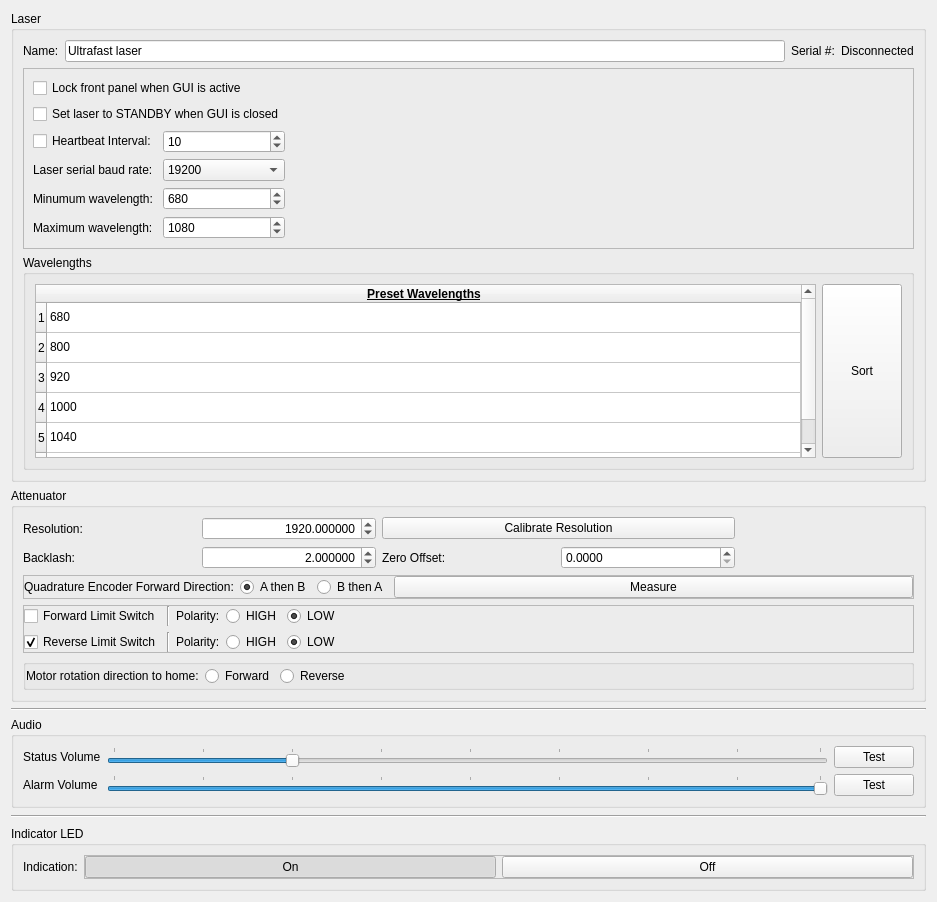
          <widget class="QWidget" name="configure_scroll_area_contents">
           <property name="geometry">
            <rect>
             <x>0</x>
             <y>0</y>
             <width>937</width>
             <height>902</height>
            </rect>
           </property>
           <layout class="QGridLayout" name="gridLayout_16">
            <item row="2" column="1" colspan="4">
             <widget class="Line" name="configure_line1">
              <property name="orientation">
               <enum>Qt::Horizontal</enum>
              </property>
             </widget>
            </item>
            <item row="3" column="1" colspan="4">
             <widget class="QGroupBox" name="configure_audio_box">
              <property name="toolTip">
               <string>Configure audio settings</string>
              </property>
              <property name="title">
               <string>Audio</string>
              </property>
              <layout class="QGridLayout" name="gridLayout_11">
               <item row="1" column="1">
                <widget class="QSlider" name="configure_audio_alarm_slider">
                 <property name="toolTip">
                  <string>Set the tone volume for critical faults such as an over-temperature fault.</string>
                 </property>
                 <property name="maximum">
                  <number>127</number>
                 </property>
                 <property name="pageStep">
                  <number>16</number>
                 </property>
                 <property name="value">
                  <number>127</number>
                 </property>
                 <property name="orientation">
                  <enum>Qt::Horizontal</enum>
                 </property>
                 <property name="tickPosition">
                  <enum>QSlider::TicksAbove</enum>
                 </property>
                 <property name="tickInterval">
                  <number>16</number>
                 </property>
                </widget>
               </item>
               <item row="1" column="0">
                <widget class="QLabel" name="configure_audio_alarm_label">
                 <property name="toolTip">
                  <string>Set the tone volume for critical faults such as an over-temperature fault.</string>
                 </property>
                 <property name="text">
                  <string>Alarm Volume</string>
                 </property>
                </widget>
               </item>
               <item row="0" column="0">
                <widget class="QLabel" name="configure_audio_status_label">
                 <property name="toolTip">
                  <string>Set the tone volume for notifications such as verifying successful boot and successful upload.</string>
                 </property>
                 <property name="text">
                  <string>Status Volume</string>
                 </property>
                </widget>
               </item>
               <item row="0" column="1">
                <widget class="QSlider" name="configure_audio_status_slider">
                 <property name="toolTip">
                  <string>Set the tone volume for notifications such as verifying successful boot and successful upload.</string>
                 </property>
                 <property name="maximum">
                  <number>127</number>
                 </property>
                 <property name="pageStep">
                  <number>16</number>
                 </property>
                 <property name="value">
                  <number>32</number>
                 </property>
                 <property name="sliderPosition">
                  <number>32</number>
                 </property>
                 <property name="orientation">
                  <enum>Qt::Horizontal</enum>
                 </property>
                 <property name="tickPosition">
                  <enum>QSlider::TicksAbove</enum>
                 </property>
                 <property name="tickInterval">
                  <number>16</number>
                 </property>
                </widget>
               </item>
               <item row="0" column="2">
                <widget class="QPushButton" name="configure_audio_status_button">
                 <property name="toolTip">
                  <string>Test status tone volume.</string>
                 </property>
                 <property name="text">
                  <string>Test</string>
                 </property>
                </widget>
               </item>
               <item row="1" column="2">
                <widget class="QPushButton" name="configure_audio_alarm_button">
                 <property name="toolTip">
                  <string>Test alarm tone volume.</string>
                 </property>
                 <property name="text">
                  <string>Test</string>
                 </property>
                </widget>
               </item>
              </layout>
             </widget>
            </item>
            <item row="6" column="1" rowspan="2" colspan="4">
             <widget class="QGroupBox" name="configure_pushbutton_box">
              <property name="toolTip">
               <string>Congifure the built-in LEDs on the four pushbuttons.</string>
              </property>
              <property name="title">
               <string>Indicator LED</string>
              </property>
              <layout class="QGridLayout" name="gridLayout_18" columnstretch="0,10,10">
               <item row="0" column="1" colspan="2">
                <widget class="QFrame" name="configure_pushbutton_intensity_frame">
                 <property name="frameShape">
                  <enum>QFrame::StyledPanel</enum>
                 </property>
                 <property name="frameShadow">
                  <enum>QFrame::Raised</enum>
                 </property>
                 <layout class="QGridLayout" name="gridLayout_53">
                  <property name="leftMargin">
                   <number>0</number>
                  </property>
                  <property name="topMargin">
                   <number>0</number>
                  </property>
                  <property name="rightMargin">
                   <number>0</number>
                  </property>
                  <property name="bottomMargin">
                   <number>0</number>
                  </property>
                  <item row="0" column="0">
                   <widget class="QPushButton" name="configure_pushbutton_intensity_on_button">
                    <property name="text">
                     <string>On</string>
                    </property>
                    <property name="checkable">
                     <bool>true</bool>
                    </property>
                    <property name="checked">
                     <bool>true</bool>
                    </property>
                    <property name="autoExclusive">
                     <bool>false</bool>
                    </property>
                    <attribute name="buttonGroup">
                     <string notr="true">configure_indication_group</string>
                    </attribute>
                   </widget>
                  </item>
                  <item row="0" column="1">
                   <widget class="QPushButton" name="configure_pushbutton_intensity_off_button">
                    <property name="text">
                     <string>Off</string>
                    </property>
                    <property name="checkable">
                     <bool>true</bool>
                    </property>
                    <property name="autoExclusive">
                     <bool>false</bool>
                    </property>
                    <attribute name="buttonGroup">
                     <string notr="true">configure_indication_group</string>
                    </attribute>
                   </widget>
                  </item>
                 </layout>
                </widget>
               </item>
               <item row="0" column="0">
                <widget class="QLabel" name="configure_pushbutton_intensity_label">
                 <property name="toolTip">
                  <string>Set the intensity of the pushbuttons</string>
                 </property>
                 <property name="text">
                  <string>Indication:</string>
                 </property>
                </widget>
               </item>
              </layout>
             </widget>
            </item>
            <item row="4" column="1" rowspan="2" colspan="4">
             <widget class="Line" name="configure_line2">
              <property name="orientation">
               <enum>Qt::Horizontal</enum>
              </property>
             </widget>
            </item>
            <item row="1" column="1" colspan="4">
             <widget class="QGroupBox" name="configure_attenuator_box">
              <property name="toolTip">
               <string>Set the current limit for each LED channel.</string>
              </property>
              <property name="title">
               <string>Attenuator</string>
              </property>
              <layout class="QGridLayout" name="gridLayout_17" columnstretch="0,0,0,0,0">
               <item row="1" column="2">
                <widget class="QLabel" name="configure_attenuator_zero_label">
                 <property name="text">
                  <string>Zero Offset:</string>
                 </property>
                </widget>
               </item>
               <item row="1" column="0">
                <widget class="QLabel" name="configure_attenuator_backlash_label">
                 <property name="text">
                  <string>Backlash:</string>
                 </property>
                </widget>
               </item>
               <item row="0" column="1">
                <widget class="QDoubleSpinBox" name="configure_attenuator_resolution_spinbox">
                 <property name="toolTip">
                  <string>Set the current limit (in amps) for LED channel #1</string>
                 </property>
                 <property name="alignment">
                  <set>Qt::AlignRight|Qt::AlignTrailing|Qt::AlignVCenter</set>
                 </property>
                 <property name="specialValueText">
                  <string/>
                 </property>
                 <property name="decimals">
                  <number>6</number>
                 </property>
                 <property name="minimum">
                  <double>0.000001000000000</double>
                 </property>
                 <property name="maximum">
                  <double>9999999.000000000000000</double>
                 </property>
                 <property name="singleStep">
                  <double>1.000000000000000</double>
                 </property>
                 <property name="value">
                  <double>1920.000000000000000</double>
                 </property>
                </widget>
               </item>
               <item row="0" column="2" colspan="2">
                <widget class="QPushButton" name="configure_attenuator_resolution_button">
                 <property name="text">
                  <string>Calibrate Resolution</string>
                 </property>
                </widget>
               </item>
               <item row="4" column="0" colspan="5">
                <widget class="QFrame" name="frame_4">
                 <property name="frameShape">
                  <enum>QFrame::StyledPanel</enum>
                 </property>
                 <property name="frameShadow">
                  <enum>QFrame::Raised</enum>
                 </property>
                 <layout class="QGridLayout" name="gridLayout_12" columnstretch="0,0,0,10">
                  <property name="leftMargin">
                   <number>0</number>
                  </property>
                  <property name="topMargin">
                   <number>0</number>
                  </property>
                  <property name="rightMargin">
                   <number>0</number>
                  </property>
                  <property name="bottomMargin">
                   <number>0</number>
                  </property>
                  <item row="0" column="1">
                   <widget class="QRadioButton" name="configure_attenuator_quadrature_radio1">
                    <property name="enabled">
                     <bool>true</bool>
                    </property>
                    <property name="text">
                     <string>A then B</string>
                    </property>
                    <property name="checkable">
                     <bool>true</bool>
                    </property>
                    <property name="checked">
                     <bool>true</bool>
                    </property>
                   </widget>
                  </item>
                  <item row="0" column="2">
                   <widget class="QRadioButton" name="configure_attenuator_quadrature_radio2">
                    <property name="enabled">
                     <bool>true</bool>
                    </property>
                    <property name="text">
                     <string>B then A</string>
                    </property>
                    <property name="checkable">
                     <bool>true</bool>
                    </property>
                   </widget>
                  </item>
                  <item row="0" column="3">
                   <widget class="QPushButton" name="pushButton_3">
                    <property name="text">
                     <string>Measure</string>
                    </property>
                   </widget>
                  </item>
                  <item row="0" column="0">
                   <widget class="QLabel" name="configure_attenuator_quadrature_label">
                    <property name="text">
                     <string>Quadrature Encoder Forward Direction:</string>
                    </property>
                   </widget>
                  </item>
                 </layout>
                </widget>
               </item>
               <item row="0" column="0">
                <widget class="QLabel" name="configure_attenuator_resolution_label">
                 <property name="text">
                  <string>Resolution:</string>
                 </property>
                </widget>
               </item>
               <item row="1" column="1">
                <widget class="QDoubleSpinBox" name="configure_attenuator_backlash_spinbox">
                 <property name="toolTip">
                  <string>Set the current limit (in amps) for LED channel #2</string>
                 </property>
                 <property name="alignment">
                  <set>Qt::AlignRight|Qt::AlignTrailing|Qt::AlignVCenter</set>
                 </property>
                 <property name="specialValueText">
                  <string/>
                 </property>
                 <property name="decimals">
                  <number>6</number>
                 </property>
                 <property name="minimum">
                  <double>0.010000000000000</double>
                 </property>
                 <property name="maximum">
                  <double>360.000000000000000</double>
                 </property>
                 <property name="value">
                  <double>2.000000000000000</double>
                 </property>
                </widget>
               </item>
               <item row="1" column="3">
                <widget class="QDoubleSpinBox" name="configure_attenuator_zero_spinbox">
                 <property name="decimals">
                  <number>4</number>
                 </property>
                </widget>
               </item>
               <item row="5" column="0" colspan="5">
                <widget class="QFrame" name="frame_2">
                 <property name="frameShape">
                  <enum>QFrame::StyledPanel</enum>
                 </property>
                 <property name="frameShadow">
                  <enum>QFrame::Raised</enum>
                 </property>
                 <layout class="QGridLayout" name="gridLayout_9" columnstretch="0,0,0,0,10">
                  <property name="leftMargin">
                   <number>0</number>
                  </property>
                  <property name="topMargin">
                   <number>0</number>
                  </property>
                  <property name="rightMargin">
                   <number>0</number>
                  </property>
                  <property name="bottomMargin">
                   <number>0</number>
                  </property>
                  <item row="0" column="4">
                   <widget class="QRadioButton" name="configure_attenuator_forward_limit_low_radiobutton">
                    <property name="text">
                     <string>LOW</string>
                    </property>
                    <property name="checked">
                     <bool>true</bool>
                    </property>
                    <attribute name="buttonGroup">
                     <string notr="true">configure_attenuator_forward_limit_group</string>
                    </attribute>
                   </widget>
                  </item>
                  <item row="1" column="0">
                   <widget class="QCheckBox" name="configure_attenuator_reverse_limit_checkbox">
                    <property name="text">
                     <string>Reverse Limit Switch</string>
                    </property>
                    <property name="checked">
                     <bool>true</bool>
                    </property>
                   </widget>
                  </item>
                  <item row="0" column="1">
                   <widget class="Line" name="configure_attenuator_line1">
                    <property name="orientation">
                     <enum>Qt::Vertical</enum>
                    </property>
                   </widget>
                  </item>
                  <item row="1" column="3">
                   <widget class="QRadioButton" name="configure_attenuator_reverse_limit_low_radiobutton_2">
                    <property name="text">
                     <string>HIGH</string>
                    </property>
                    <property name="checked">
                     <bool>false</bool>
                    </property>
                    <attribute name="buttonGroup">
                     <string notr="true">configure_attenuator_reverse_limit_group</string>
                    </attribute>
                   </widget>
                  </item>
                  <item row="1" column="2">
                   <widget class="QLabel" name="label_13">
                    <property name="text">
                     <string>Polarity:</string>
                    </property>
                   </widget>
                  </item>
                  <item row="1" column="1">
                   <widget class="Line" name="configure_attenuator_line2">
                    <property name="orientation">
                     <enum>Qt::Vertical</enum>
                    </property>
                   </widget>
                  </item>
                  <item row="0" column="0">
                   <widget class="QCheckBox" name="configure_attenuator_forward_limit_checkbox">
                    <property name="text">
                     <string>Forward Limit Switch</string>
                    </property>
                   </widget>
                  </item>
                  <item row="0" column="2">
                   <widget class="QLabel" name="configure_attenuator_forward_limit_label">
                    <property name="text">
                     <string>Polarity:</string>
                    </property>
                   </widget>
                  </item>
                  <item row="1" column="4">
                   <widget class="QRadioButton" name="configure_attenuator_reverse_limit_low_radiobutton">
                    <property name="text">
                     <string>LOW</string>
                    </property>
                    <property name="checked">
                     <bool>true</bool>
                    </property>
                    <attribute name="buttonGroup">
                     <string notr="true">configure_attenuator_reverse_limit_group</string>
                    </attribute>
                   </widget>
                  </item>
                  <item row="0" column="3">
                   <widget class="QRadioButton" name="configure_attenuator_forward_limit_high_radiobutton">
                    <property name="text">
                     <string>HIGH</string>
                    </property>
                    <property name="checked">
                     <bool>false</bool>
                    </property>
                    <attribute name="buttonGroup">
                     <string notr="true">configure_attenuator_forward_limit_group</string>
                    </attribute>
                   </widget>
                  </item>
                 </layout>
                </widget>
               </item>
               <item row="6" column="0" colspan="5">
                <widget class="QGroupBox" name="groupBox">
                 <property name="title">
                  <string/>
                 </property>
                 <layout class="QGridLayout" name="gridLayout_19" columnstretch="0,0,10">
                  <property name="leftMargin">
                   <number>0</number>
                  </property>
                  <property name="topMargin">
                   <number>0</number>
                  </property>
                  <property name="rightMargin">
                   <number>0</number>
                  </property>
                  <property name="bottomMargin">
                   <number>0</number>
                  </property>
                  <item row="0" column="1">
                   <widget class="QRadioButton" name="radioButton">
                    <property name="text">
                     <string>Forward</string>
                    </property>
                    <property name="checked">
                     <bool>false</bool>
                    </property>
                   </widget>
                  </item>
                  <item row="0" column="0">
                   <widget class="QLabel" name="label_3">
                    <property name="text">
                     <string>Motor rotation direction to home:</string>
                    </property>
                   </widget>
                  </item>
                  <item row="0" column="2">
                   <widget class="QRadioButton" name="radioButton_2">
                    <property name="text">
                     <string>Reverse</string>
                    </property>
                   </widget>
                  </item>
                 </layout>
                </widget>
               </item>
              </layout>
             </widget>
            </item>
            <item row="0" column="1" colspan="4">
             <widget class="QGroupBox" name="configure_laser_box">
              <property name="toolTip">
               <string>Set a unique name for the LED driver and each connected LED</string>
              </property>
              <property name="title">
               <string>Laser</string>
              </property>
              <layout class="QGridLayout" name="gridLayout_20" columnstretch="0,0,0,0">
               <item row="0" column="2">
                <widget class="QLabel" name="configure_name_driver_serial_label1">
                 <property name="toolTip">
                  <string>Serial number for selected LED driver.  This can be editted in the driver code - see manual for details.</string>
                 </property>
                 <property name="lineWidth">
                  <number>10</number>
                 </property>
                 <property name="text">
                  <string>Serial #:</string>
                 </property>
                </widget>
               </item>
               <item row="0" column="3">
                <widget class="QLabel" name="configure_name_driver_serial_label2">
                 <property name="text">
                  <string>Disconnected</string>
                 </property>
                </widget>
               </item>
               <item row="0" column="0">
                <widget class="QLabel" name="configure_name_driver_label">
                 <property name="toolTip">
                  <string>Enter a unique name for the LED driver (optional)</string>
                 </property>
                 <property name="text">
                  <string>Name:</string>
                 </property>
                </widget>
               </item>
               <item row="0" column="1">
                <widget class="QLineEdit" name="configure_name_driver_line_edit">
                 <property name="toolTip">
                  <string>Enter a unique name for the LED driver (optional)</string>
                 </property>
                 <property name="text">
                  <string>Ultrafast laser</string>
                 </property>
                 <property name="maxLength">
                  <number>15</number>
                 </property>
                </widget>
               </item>
               <item row="1" column="0" colspan="4">
                <widget class="QFrame" name="configure_laser_frame">
                 <property name="frameShape">
                  <enum>QFrame::StyledPanel</enum>
                 </property>
                 <property name="frameShadow">
                  <enum>QFrame::Raised</enum>
                 </property>
                 <layout class="QGridLayout" name="gridLayout_8" columnstretch="0,0,10">
                  <item row="5" column="0">
                   <widget class="QLabel" name="label">
                    <property name="text">
                     <string>Minumum wavelength:</string>
                    </property>
                   </widget>
                  </item>
                  <item row="4" column="1">
                   <widget class="QComboBox" name="configure_laser_baud_comboBox">
                    <property name="currentIndex">
                     <number>4</number>
                    </property>
                    <property name="maxCount">
                     <number>100</number>
                    </property>
                    <item>
                     <property name="text">
                      <string>1200</string>
                     </property>
                    </item>
                    <item>
                     <property name="text">
                      <string>2400</string>
                     </property>
                    </item>
                    <item>
                     <property name="text">
                      <string>4800</string>
                     </property>
                    </item>
                    <item>
                     <property name="text">
                      <string>9600</string>
                     </property>
                    </item>
                    <item>
                     <property name="text">
                      <string>19200</string>
                     </property>
                    </item>
                    <item>
                     <property name="text">
                      <string>38400</string>
                     </property>
                    </item>
                    <item>
                     <property name="text">
                      <string>57600</string>
                     </property>
                    </item>
                    <item>
                     <property name="text">
                      <string>115200</string>
                     </property>
                    </item>
                   </widget>
                  </item>
                  <item row="5" column="1">
                   <widget class="QSpinBox" name="spinBox">
                    <property name="minimum">
                     <number>1</number>
                    </property>
                    <property name="maximum">
                     <number>9999</number>
                    </property>
                    <property name="value">
                     <number>680</number>
                    </property>
                   </widget>
                  </item>
                  <item row="3" column="0">
                   <widget class="QCheckBox" name="configure_laser_heartbeat_checkbox">
                    <property name="text">
                     <string>Heartbeat Interval:</string>
                    </property>
                   </widget>
                  </item>
                  <item row="3" column="1">
                   <widget class="QSpinBox" name="configure_laser_heartbeat_spinbox">
                    <property name="minimum">
                     <number>1</number>
                    </property>
                    <property name="maximum">
                     <number>100</number>
                    </property>
                    <property name="value">
                     <number>10</number>
                    </property>
                   </widget>
                  </item>
                  <item row="6" column="0">
                   <widget class="QLabel" name="label_2">
                    <property name="text">
                     <string>Maximum wavelength:</string>
                    </property>
                   </widget>
                  </item>
                  <item row="2" column="0" colspan="2">
                   <widget class="QCheckBox" name="configure_laser_standby_checkbox">
                    <property name="text">
                     <string>Set laser to STANDBY when GUI is closed</string>
                    </property>
                   </widget>
                  </item>
                  <item row="6" column="1">
                   <widget class="QSpinBox" name="spinBox_2">
                    <property name="minimum">
                     <number>1</number>
                    </property>
                    <property name="maximum">
                     <number>9999</number>
                    </property>
                    <property name="value">
                     <number>1080</number>
                    </property>
                   </widget>
                  </item>
                  <item row="4" column="0">
                   <widget class="QLabel" name="configure_laser_baud_label">
                    <property name="text">
                     <string>Laser serial baud rate:</string>
                    </property>
                   </widget>
                  </item>
                  <item row="0" column="0" colspan="2">
                   <widget class="QCheckBox" name="configure_laser_lock_checkbox">
                    <property name="text">
                     <string>Lock front panel when GUI is active</string>
                    </property>
                   </widget>
                  </item>
                 </layout>
                </widget>
               </item>
               <item row="2" column="0" colspan="4">
                <widget class="QGroupBox" name="configure_laser_default_box">
                 <property name="title">
                  <string>Wavelengths</string>
                 </property>
                 <layout class="QGridLayout" name="gridLayout_15" columnstretch="10,0">
                  <property name="leftMargin">
                   <number>9</number>
                  </property>
                  <property name="topMargin">
                   <number>9</number>
                  </property>
                  <property name="rightMargin">
                   <number>9</number>
                  </property>
                  <property name="bottomMargin">
                   <number>9</number>
                  </property>
                  <item row="0" column="0">
                   <widget class="QTableWidget" name="tableWidget">
                    <property name="sortingEnabled">
                     <bool>false</bool>
                    </property>
                    <property name="wordWrap">
                     <bool>false</bool>
                    </property>
                    <property name="rowCount">
                     <number>6</number>
                    </property>
                    <property name="columnCount">
                     <number>1</number>
                    </property>
                    <attribute name="horizontalHeaderStretchLastSection">
                     <bool>true</bool>
                    </attribute>
                    <attribute name="verticalHeaderShowSortIndicator" stdset="0">
                     <bool>true</bool>
                    </attribute>
                    <attribute name="verticalHeaderStretchLastSection">
                     <bool>false</bool>
                    </attribute>
                    <row/>
                    <row/>
                    <row/>
                    <row/>
                    <row/>
                    <row/>
                    <column>
                     <property name="text">
                      <string>Preset Wavelengths</string>
                     </property>
                     <property name="font">
                      <font>
                       <weight>75</weight>
                       <bold>true</bold>
                       <underline>true</underline>
                      </font>
                     </property>
                     <property name="textAlignment">
                      <set>AlignCenter</set>
                     </property>
                    </column>
                    <item row="0" column="0">
                     <property name="text">
                      <string>680</string>
                     </property>
                    </item>
                    <item row="1" column="0">
                     <property name="text">
                      <string>800</string>
                     </property>
                    </item>
                    <item row="2" column="0">
                     <property name="text">
                      <string>920</string>
                     </property>
                    </item>
                    <item row="3" column="0">
                     <property name="text">
                      <string>1000</string>
                     </property>
                    </item>
                    <item row="4" column="0">
                     <property name="text">
                      <string>1040</string>
                     </property>
                    </item>
                   </widget>
                  </item>
                  <item row="0" column="1">
                   <widget class="QPushButton" name="pushButton_2">
                    <property name="sizePolicy">
                     <sizepolicy hsizetype="Minimum" vsizetype="Expanding">
                      <horstretch>0</horstretch>
                      <verstretch>0</verstretch>
                     </sizepolicy>
                    </property>
                    <property name="text">
                     <string>Sort</string>
                    </property>
                   </widget>
                  </item>
                 </layout>
                </widget>
               </item>
              </layout>
             </widget>
            </item>
           </layout>
          </widget>
